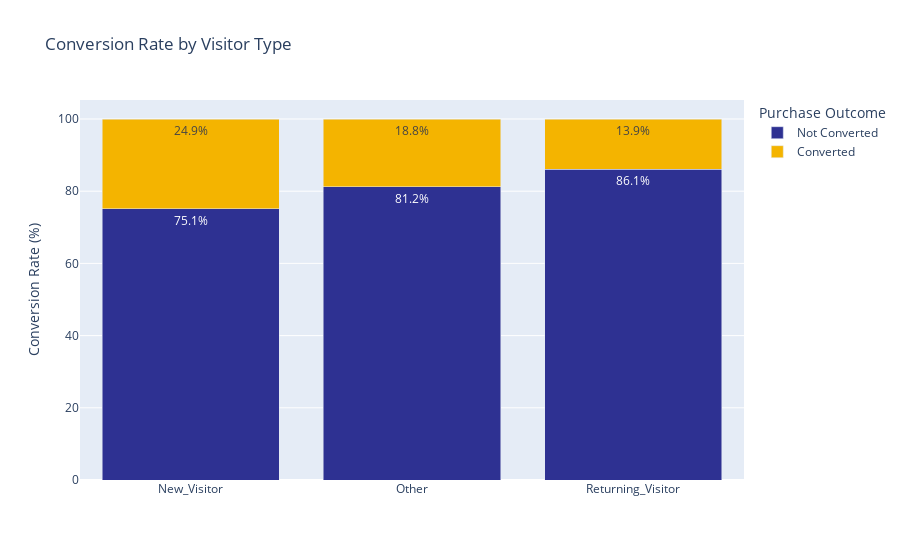

Write notebook code for a chart like this one.
### Markdown cell above
### 7. Visitor Type vs Revenue

### Code cell
# Create percentage table
ct = (
    pd.crosstab(df["visitor_type"], df["Revenue_Label"], normalize="index")
    * 100
).reset_index()

# Convert to long format
ct_melted = ct.melt(
    id_vars="visitor_type",
    value_vars=["Not Converted", "Converted"],
    var_name="Purchase Outcome",
    value_name="Percentage"
)

# Plot
fig = px.bar(
    ct_melted,
    x="visitor_type",
    y="Percentage",
    color="Purchase Outcome",
    title="Conversion Rate by Visitor Type",
    labels={
        "visitor_type": " ",
        "Percentage": "Conversion Rate (%)"
    },
    color_discrete_map={
        "Not Converted": BLUE,
        "Converted": GOLD
    }
)

fig.update_layout(barmode="stack")
fig.update_traces(texttemplate='%{y:.1f}%', textposition="inside")

fig.show()

### Figure 1 — Plotly figure (JSON) as saved in the notebook; plotly's stock layout.template omitted (floating-point values rounded to 4 significant figures)
{"data": [{"alignmentgroup": "True", "hovertemplate": "Purchase Outcome=Not Converted<br> =%{x}<br>Conversion Rate (%)=%{y}<extra></extra>", "legendgroup": "Not Converted", "marker": {"color": "#2E3192", "pattern": {"shape": ""}}, "name": "Not Converted", "offsetgroup": "Not Converted", "orientation": "v", "showlegend": true, "textposition": "inside", "texttemplate": "%{y:.1f}%", "type": "bar", "x": ["New_Visitor", "Other", "Returning_Visitor"], "xaxis": "x", "y": [75.09, 81.18, 86.07], "yaxis": "y"}, {"alignmentgroup": "True", "hovertemplate": "Purchase Outcome=Converted<br> =%{x}<br>Conversion Rate (%)=%{y}<extra></extra>", "legendgroup": "Converted", "marker": {"color": "#F4B400", "pattern": {"shape": ""}}, "name": "Converted", "offsetgroup": "Converted", "orientation": "v", "showlegend": true, "textposition": "inside", "texttemplate": "%{y:.1f}%", "type": "bar", "x": ["New_Visitor", "Other", "Returning_Visitor"], "xaxis": "x", "y": [24.91, 18.82, 13.93], "yaxis": "y"}], "layout": {"barmode": "stack", "legend": {"title": {"text": "Purchase Outcome"}, "tracegroupgap": 0}, "title": {"text": "Conversion Rate by Visitor Type"}, "xaxis": {"anchor": "y", "domain": [0, 1], "title": {"text": " "}}, "yaxis": {"anchor": "x", "domain": [0, 1], "title": {"text": "Conversion Rate (%)"}}}}
